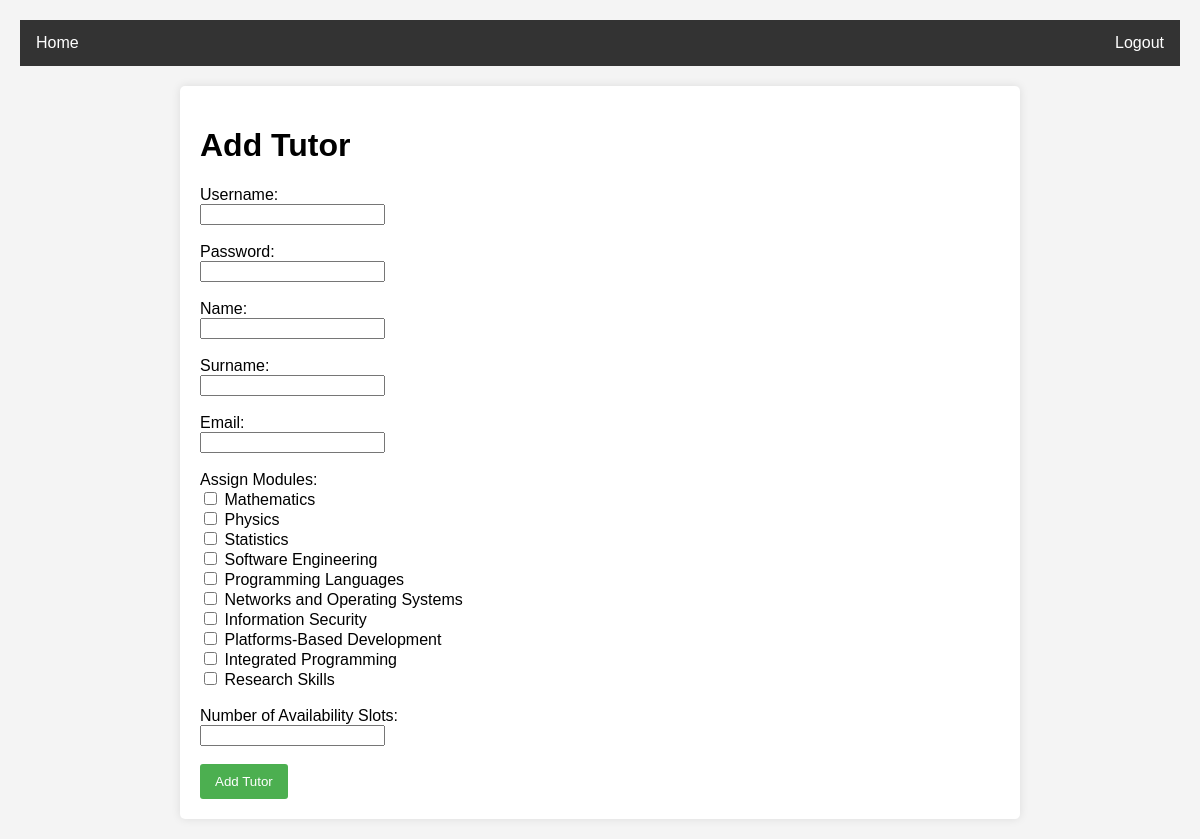
Screenshot of /add_tutor (signed in) with the database file from the repository.
### models.py (models this page shows)
class Module(db.Model):
    __tablename__ = 'modules'
    module_id = db.Column(db.Integer, primary_key=True)
    module_name = db.Column(db.String(80), nullable=False)
    module_code = db.Column(db.String(10), unique=True, nullable=False)
    description = db.Column(db.String(200), nullable=True)

### app.py (the view, shortened to what this page needs)
@app.route('/add_tutor', methods=['GET', 'POST'])
def add_tutor():
    if 'user_id' not in session or session['role'] != 'admin':
        flash('Please log in as an admin', 'error')
        return redirect(url_for('login'))
    modules = Module.query.all()
    return render_template('add_tutor.html', modules=modules)

### templates/add_tutor.html (shortened to what this page needs)
{% extends 'base.html' %}
{% block content %}
    <h1>Add Tutor</h1>
    <form method="POST" action="{{ url_for('add_tutor') }}">
        <label for="username">Username:</label><br>
        <input type="text" id="username" name="username" required><br><br>
        <label for="password">Password:</label><br>
        <input type="password" id="password" name="password" required><br><br>
        <label for="name">Name:</label><br>
        <input type="text" id="name" name="name" required><br><br>
        <label for="surname">Surname:</label><br>
        <input type="text" id="surname" name="surname" required><br><br>
        <label for="email">Email:</label><br>
        <input type="email" id="email" name="email" required><br><br>
        <label for="module_ids">Assign Modules:</label><br>
        {% for module in modules %}
            <input type="checkbox" id="module_{{ module.module_id }}" name="module_ids" value="{{ module.module_id }}">
            <label for="module_{{ module.module_id }}">{{ module.module_name }}</label><br>
        {% endfor %}
        <br>
        <label for="availability_count">Number of Availability Slots:</label><br>
        <input type="number" id="availability_count" name="availability_count" min="1" required><br><br>
        <input type="submit" value="Add Tutor">
    </form>
{% endblock %}

### templates/base.html (style rules this page uses)
body { font-family: Arial, sans-serif; margin: 0; padding: 20px; background-color: #f4f4f4; }
button, input[type="submit"] { background-color: #4CAF50; color: white; padding: 10px 15px; border: none; border-radius: 3px; cursor: pointer; }

### rows the page displays
Module: module_name "Mathematics"
Module: module_name "Physics"
Module: module_name "Statistics"
Module: module_name "Software Engineering"
Module: module_name "Programming Languages"
Module: module_name "Networks and Operating Systems"
Module: module_name "Information Security"
Module: module_name "Platforms-Based Development"
Module: module_name "Integrated Programming"
Module: module_name "Research Skills"
